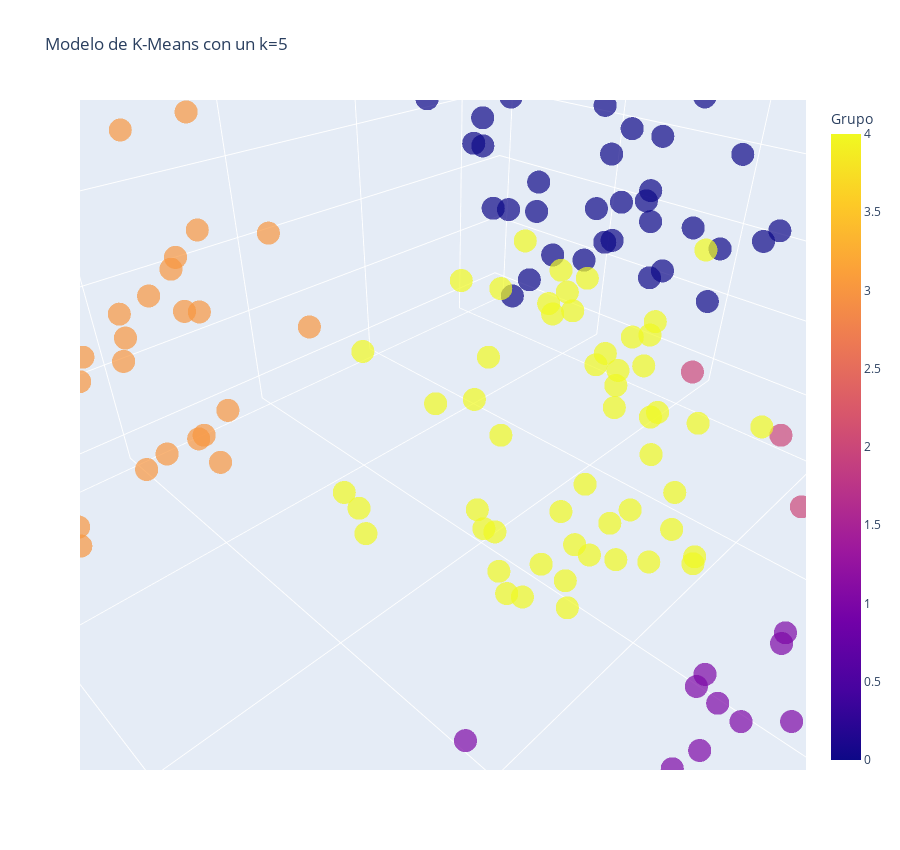

The code cell stored with this chart in its notebook:
### Code cell
# Crear un modelo 3D de los datos agrupados
Grafica_3D = px.scatter_3d(
    datos, 
    x='Annual Income (k$)', 
    y='Spending Score (1-100)', 
    z='Age', 
    color='Grupo', 
    symbol='Grupo', 
    symbol_map={0: 'circle', 1: 'circle', 2: 'circle', 3: 'circle', 4: 'circle', 5: 'circle'}, 
    opacity=0.7, 
    width=900, 
    height=850, 
    title=f'Modelo de K-Means con un k={5}', 
    labels={'label': 'Cluster'}, 
    color_discrete_map={}
)
Grafica_3D.update_layout(showlegend=False)
Grafica_3D.show()

### Figure 1 — Plotly figure (JSON) as saved in the notebook; plotly's stock layout.template omitted (floating-point values rounded to 4 significant figures)
{"data": [{"hovertemplate": "Grupo=%{marker.color}<br>Annual Income (k$)=%{x}<br>Spending Score (1-100)=%{y}<br>Age=%{z}<extra></extra>", "legendgroup": "2", "marker": {"color": [2, 2, 2, 2, 2, 2, 2, 2, 2, 2, 2, 2, 2, 2, 2, 2, 2, 2, 2, 2, 2, 2, 2, 2], "coloraxis": "coloraxis", "opacity": 0.7, "symbol": "circle"}, "mode": "markers", "name": "2", "scene": "scene", "showlegend": true, "type": "scatter3d", "x": [15, 15, 16, 17, 18, 19, 19, 20, 20, 21, 23, 24, 25, 28, 28, 29, 30, 33, 33, 34, 37, 38, 39, 39], "y": [39, 81, 77, 76, 94, 72, 99, 77, 79, 66, 98, 73, 73, 82, 61, 87, 73, 92, 81, 73, 75, 92, 61, 65], "z": [19, 21, 23, 22, 23, 30, 35, 24, 22, 20, 35, 25, 31, 29, 35, 23, 21, 18, 21, 30, 20, 24, 31, 24]}, {"hovertemplate": "Grupo=%{marker.color}<br>Annual Income (k$)=%{x}<br>Spending Score (1-100)=%{y}<br>Age=%{z}<extra></extra>", "legendgroup": "0", "marker": {"color": [0, 0, 0, 0, 0, 0, 0, 0, 0, 0, 0, 0, 0, 0, 0, 0, 0, 0, 0, 0, 0, 0, 0, 0, 0, 0, 0, 0, 0, 0, 0, 0, 0, 0, 0, 0, 0, 0, 0, 0, 0, 0, 0, 0, 0, 0, 0, 0, 0, 0], "coloraxis": "coloraxis", "opacity": 0.7, "symbol": "circle"}, "mode": "markers", "name": "0", "scene": "scene", "showlegend": true, "type": "scatter3d", "x": [16, 17, 18, 19, 19, 20, 20, 21, 23, 24, 25, 28, 28, 29, 30, 33, 33, 34, 37, 38, 39, 39, 40, 42, 43, 43, 43, 44, 44, 46, 46, 47, 47, 48, 48, 49, 49, 50, 50, 54, 54, 54, 54, 59, 62, 63, 63, 63, 63, 65], "y": [6, 40, 6, 3, 14, 15, 13, 35, 29, 35, 5, 14, 32, 31, 4, 4, 14, 17, 26, 35, 36, 28, 55, 52, 60, 45, 41, 50, 46, 46, 56, 52, 59, 51, 48, 55, 42, 49, 56, 47, 42, 51, 41, 55, 59, 50, 43, 48, 52, 43], "z": [20, 31, 35, 64, 67, 58, 37, 35, 52, 35, 46, 54, 45, 40, 60, 53, 49, 42, 36, 65, 48, 49, 50, 49, 59, 50, 47, 51, 69, 53, 70, 67, 54, 63, 68, 70, 47, 60, 60, 59, 49, 57, 67, 68, 67, 66, 68, 66, 65, 63]}, {"hovertemplate": "Grupo=%{marker.color}<br>Annual Income (k$)=%{x}<br>Spending Score (1-100)=%{y}<br>Age=%{z}<extra></extra>", "legendgroup": "4", "marker": {"color": [4, 4, 4, 4, 4, 4, 4, 4, 4, 4, 4, 4, 4, 4, 4, 4, 4, 4, 4, 4, 4, 4, 4, 4, 4, 4, 4, 4, 4, 4, 4, 4, 4, 4, 4, 4, 4, 4, 4, 4, 4, 4, 4, 4, 4, 4, 4, 4, 4, 4, 4, 4, 4], "coloraxis": "coloraxis", "opacity": 0.7, "symbol": "circle"}, "mode": "markers", "name": "4", "scene": "scene", "showlegend": true, "type": "scatter3d", "x": [40, 40, 40, 42, 43, 46, 46, 48, 48, 48, 48, 54, 54, 54, 54, 54, 54, 54, 54, 57, 57, 58, 58, 59, 60, 60, 60, 60, 60, 60, 61, 61, 62, 62, 62, 62, 62, 63, 63, 64, 64, 65, 65, 65, 67, 67, 67, 67, 69, 70, 71, 72, 76], "y": [47, 42, 42, 60, 54, 51, 55, 59, 50, 59, 47, 54, 53, 48, 52, 55, 44, 57, 46, 58, 55, 60, 46, 41, 49, 40, 42, 52, 47, 50, 42, 49, 41, 48, 55, 56, 42, 46, 54, 42, 46, 48, 50, 59, 43, 57, 56, 40, 58, 29, 35, 34, 40], "z": [27, 29, 31, 33, 31, 27, 19, 18, 43, 19, 32, 26, 45, 40, 23, 38, 46, 21, 48, 55, 22, 34, 50, 18, 48, 40, 32, 24, 47, 27, 48, 20, 23, 49, 26, 49, 21, 54, 19, 38, 19, 18, 19, 49, 51, 50, 27, 38, 40, 23, 43, 25, 28]}, {"hovertemplate": "Grupo=%{marker.color}<br>Annual Income (k$)=%{x}<br>Spending Score (1-100)=%{y}<br>Age=%{z}<extra></extra>", "legendgroup": "1", "marker": {"color": [1, 1, 1, 1, 1, 1, 1, 1, 1, 1, 1, 1, 1, 1, 1, 1, 1, 1, 1, 1, 1, 1, 1, 1, 1, 1, 1, 1, 1, 1, 1, 1, 1, 1, 1, 1, 1, 1, 1], "coloraxis": "coloraxis", "opacity": 0.7, "symbol": "circle"}, "mode": "markers", "name": "1", "scene": "scene", "showlegend": true, "type": "scatter3d", "x": [69, 70, 71, 71, 71, 72, 73, 73, 74, 75, 76, 77, 77, 78, 78, 78, 78, 78, 78, 79, 81, 85, 86, 87, 87, 87, 88, 88, 93, 97, 98, 99, 101, 103, 103, 113, 120, 126, 137], "y": [91, 77, 95, 75, 75, 71, 88, 73, 72, 93, 87, 97, 74, 90, 88, 76, 89, 78, 73, 83, 93, 75, 95, 63, 75, 92, 86, 69, 90, 86, 88, 97, 68, 85, 69, 91, 79, 74, 83], "z": [39, 31, 40, 38, 39, 31, 29, 32, 35, 32, 32, 28, 32, 34, 39, 38, 27, 30, 30, 29, 31, 36, 33, 32, 28, 36, 30, 27, 35, 32, 29, 30, 28, 36, 32, 38, 35, 32, 30]}, {"hovertemplate": "Grupo=%{marker.color}<br>Annual Income (k$)=%{x}<br>Spending Score (1-100)=%{y}<br>Age=%{z}<extra></extra>", "legendgroup": "3", "marker": {"color": [3, 3, 3, 3, 3, 3, 3, 3, 3, 3, 3, 3, 3, 3, 3, 3, 3, 3, 3, 3, 3, 3, 3, 3, 3, 3, 3, 3, 3, 3, 3, 3, 3, 3], "coloraxis": "coloraxis", "opacity": 0.7, "symbol": "circle"}, "mode": "markers", "name": "3", "scene": "scene", "showlegend": true, "type": "scatter3d", "x": [71, 71, 73, 73, 74, 75, 77, 77, 78, 78, 78, 78, 78, 78, 79, 81, 85, 86, 87, 87, 87, 88, 88, 93, 97, 98, 99, 101, 103, 103, 113, 120, 126, 137], "y": [11, 9, 5, 7, 10, 5, 12, 36, 22, 17, 20, 16, 1, 1, 35, 5, 26, 20, 27, 13, 10, 13, 15, 14, 32, 15, 39, 24, 17, 23, 8, 16, 28, 18], "z": [59, 47, 20, 44, 19, 57, 25, 48, 34, 43, 44, 47, 37, 34, 56, 19, 50, 42, 36, 40, 36, 52, 58, 59, 37, 46, 41, 54, 41, 34, 33, 47, 45, 32]}], "layout": {"coloraxis": {"colorbar": {"title": {"text": "Grupo"}}, "colorscale": [[0, "#0d0887"], [0.1111, "#46039f"], [0.2222, "#7201a8"], [0.3333, "#9c179e"], [0.4444, "#bd3786"], [0.5556, "#d8576b"], [0.6667, "#ed7953"], [0.7778, "#fb9f3a"], [0.8889, "#fdca26"], [1, "#f0f921"]]}, "height": 850, "legend": {"title": {"text": "Grupo"}, "tracegroupgap": 0}, "scene": {"aspectmode": "auto", "aspectratio": {"x": 1.429, "y": 1.148, "z": 0.6093}, "camera": {"center": {"x": 0, "y": 0, "z": 0}, "eye": {"x": 0.3745, "y": 0.3745, "z": 0.3745}, "projection": {"type": "perspective"}, "up": {"x": 0, "y": 0, "z": 1}}, "domain": {"x": [0, 1], "y": [0, 1]}, "xaxis": {"title": {"text": "Annual Income (k$)"}, "type": "linear"}, "yaxis": {"title": {"text": "Spending Score (1-100)"}, "type": "linear"}, "zaxis": {"title": {"text": "Age"}, "type": "linear"}}, "showlegend": false, "title": {"text": "Modelo de K-Means con un k=5"}, "width": 900}}
